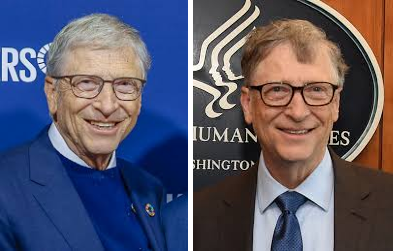
#> input picture evaluation/face_comparison.png, 393 x 251 px
$ python -i face_embedder.py   (imports and definitions only)
#> lines starting #> are read from the running program, lines starting #| are printed output that depends on the picture
import cv2
import numpy as np

class FaceEmbedder:
    """
    A face embedder that extracts face features using OpenCV and reduces dimensions to match model
    """
    def __init__(self, target_dimensions=512):
        """Initialize the face embedder"""
        # Use OpenCV's HOG descriptor for face feature extraction
        self.hog = cv2.HOGDescriptor()
        self.input_shape = (128, 128)  # Standard size for processing
        self.target_dimensions = target_dimensions  # Match KNN model expectations
        print(f"Face embedder initialized with target dimensions: {target_dimensions}")

    def get_embedding(self, face_img):
        """
        Extract embedding from face image

        Args:
            face_img: Preprocessed face image batch (normalized, shape: batch_size x H x W x 3)

        Returns:
            embedding: Feature vector representation of the face
        """
        # Convert to single face if input is a batch
        if len(face_img.shape) == 4:
            # Take the first image from the batch
            img = face_img[0]
        else:
            img = face_img

        # Convert to BGR if necessary
        if img.shape[2] == 3 and np.mean(img[:, :, 0]) > np.mean(img[:, :, 2]):  # RGB to BGR check
            img = cv2.cvtColor(img, cv2.COLOR_RGB2BGR)

        # Convert to grayscale
        if len(img.shape) == 3:
            gray = cv2.cvtColor(img, cv2.COLOR_BGR2GRAY)
        else:
            gray = img

        # Ensure image is uint8 and in the right range for HOG
        if gray.dtype != np.uint8:
            # Handle conversion to uint8 carefully to avoid warning
            # First, handle any NaN values
            gray = np.nan_to_num(gray)

            # Scale to 0-255 range if normalized
            if np.max(gray) <= 1.0:
                gray = np.clip(gray * 255.0, 0, 255).astype(np.uint8)
            else:
                # Clip values to valid range for uint8
                gray = np.clip(gray, 0, 255).astype(np.uint8)

        # Resize to standard size
        resized = cv2.resize(gray, self.input_shape)

        # Extract features
        features = self._extract_features(resized)

        # Reduce dimensions to match model expectations using simple approach
        reduced_features = self._simple_reduce_dimensions(features)

        # Reshape to match the expected output format
        embedding = reduced_features.reshape(1, -1)

        return embedding

    def _extract_features(self, img):
        """Extract multiple features and combine them"""
        # 1. HOG features (simpler version with fewer features)
        winSize = (img.shape[1], img.shape[0])  # Use full image size
        blockSize = (16, 16)
        blockStride = (8, 8)
        cellSize = (8, 8)
        nbins = 9
        try:
            hog = cv2.HOGDescriptor(winSize, blockSize, blockStride, cellSize, nbins)
            hog_features = hog.compute(img)
        except Exception as e:
            print(f"HOG computation error: {e}")
            # Create empty array with approximately right dimensions
            hog_features = np.zeros((256,), dtype=np.float32)

        # 2. Simple histogram features
        hist_features = self._extract_histogram_features(img, bins=64)

        # 3. Downsampled image as features (robust)
        try:
            small_img = cv2.resize(img, (32, 32)).flatten() / 255.0
        except Exception as e:
            print(f"Resizing error: {e}")
            small_img = np.zeros((32*32,), dtype=np.float32)

        # 4. Edge features using Canny
        try:
            edges = cv2.Canny(img, 100, 200)
            edge_features = cv2.resize(edges, (16, 16)).flatten() / 255.0
        except Exception as e:
            print(f"Edge detection error: {e}")
            edge_features = np.zeros((16*16,), dtype=np.float32)

        # Combine all features
        combined = np.concatenate([
            hog_features.flatten(),
            hist_features.flatten(),
            small_img.flatten(),
            edge_features.flatten()
        ])

        return combined

    def _simple_reduce_dimensions(self, features):
        """Reduce feature dimensions using a simple method"""
        feature_length = len(features)

        # If features already match target dimensions, return as is
        if feature_length == self.target_dimensions:
            return features

        # If features are smaller than target, pad with zeros
        if feature_length < self.target_dimensions:
            padding = np.zeros(self.target_dimensions - feature_length)
            return np.concatenate([features, padding])

        # If features are larger, use simple selection (evenly spaced)
        indices = np.linspace(0, feature_length-1, self.target_dimensions, dtype=int)
        return features[indices]

    def _extract_histogram_features(self, gray_img, bins=64):
        """Extract histogram features from image"""
        try:
            hist = cv2.calcHist([gray_img], [0], None, [bins], [0, 256])
            hist = cv2.normalize(hist, hist).flatten()
        except Exception as e:
            print(f"Histogram error: {e}")
            hist = np.zeros((bins,), dtype=np.float32)
        return hist

>>> import cv2
>>> picture = cv2.cvtColor(cv2.imread('../evaluation/face_comparison.png'), cv2.COLOR_BGR2RGB)
>>> result = FaceEmbedder().get_embedding(picture)
#> in get_embedding, `gray = cv2.cvtColor(img, cv2.COLOR_BGR2GRAY)`:
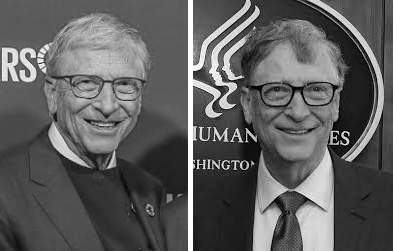
#> gray: shape (251, 393); min 0, max 255, mean 93.8
#> in get_embedding, `resized = cv2.resize(gray, self.input_shape)`:
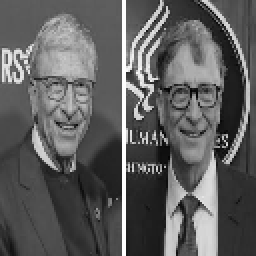
#> resized: shape (128, 128) (shown 2 times larger); min 4, max 255, mean 94.3
#> in _extract_features, `hog_features = hog.compute(img)`: hog_features = 8100 values, max 0.498 at index 3438, min 0 at index 39, mean 0.128
#> in _extract_histogram_features, `hist = cv2.calcHist([gray_img], [0], None, [bins], [0, 256])`: hist = 64 values, max 1096 at index 22, min 0 at index 0, mean 256
#> in _extract_histogram_features, `hist = cv2.normalize(hist, hist).flatten()`: hist = 64 values, max 0.38 at index 22, min 0 at index 0, mean 0.0887
#> in _extract_features, `hist_features = self._extract_histogram_features(img, bins=64)`: hist_features has the same summary as hist in _extract_histogram_features
#> in _extract_features, `small_img = cv2.resize(img, (32, 32)).flatten() / 255.0`: small_img = 1024 values, max 1 at index 15, min 0.0549 at index 596, mean 0.38
#> in _extract_features, `edges = cv2.Canny(img, 100, 200)`:
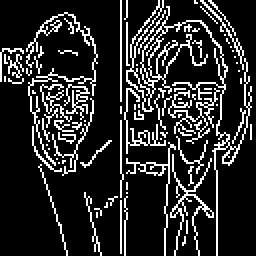
#> edges: shape (128, 128) (shown 2 times larger); 16.4% white in thin lines or dots
#> in _extract_features, `edge_features = cv2.resize(edges, (16, 16)).flatten() / 255.0`: edge_features = 256 values, max 0.749 at index 10, min 0 at index 0, mean 0.175
#> in _extract_features, `combined = np.concatenate([ hog_features.flatten(), hist_features.flat..`: combined = 9444 values, max 1 at index 8179, min 0 at index 39, mean 0.156
#> in get_embedding, `features = self._extract_features(resized)`: features has the same summary as combined in _extract_features
#> in _simple_reduce_dimensions, `feature_length = len(features)`: feature_length = 9444
#> in get_embedding, `reduced_features = self._simple_reduce_dimensions(features)`: reduced_features = 512 values, max 1 at index 453, min 0 at index 177, mean 0.159
